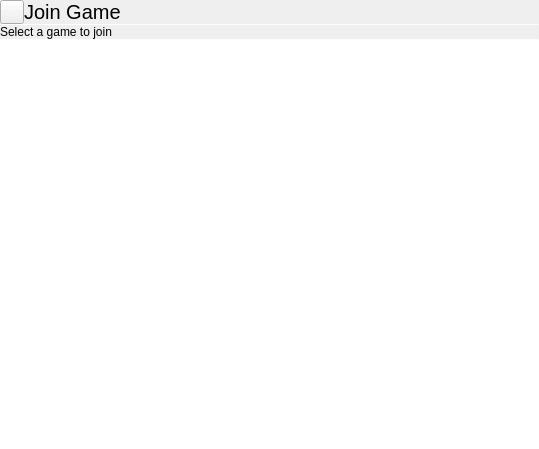
<?xml version="1.0" encoding="UTF-8"?>
<ui version="4.0">
 <class>OnlineJoinScreen</class>
 <widget class="QWidget" name="OnlineJoinScreen">
  <property name="geometry">
   <rect>
    <x>0</x>
    <y>0</y>
    <width>539</width>
    <height>449</height>
   </rect>
  </property>
  <property name="windowTitle">
   <string notr="true">Form</string>
  </property>
  <layout class="QVBoxLayout" name="verticalLayout">
   <property name="spacing">
    <number>0</number>
   </property>
   <property name="leftMargin">
    <number>0</number>
   </property>
   <property name="topMargin">
    <number>0</number>
   </property>
   <property name="rightMargin">
    <number>0</number>
   </property>
   <property name="bottomMargin">
    <number>0</number>
   </property>
   <item>
    <layout class="QHBoxLayout" name="horizontalLayout">
     <property name="spacing">
      <number>0</number>
     </property>
     <item>
      <widget class="QToolButton" name="backButton">
       <property name="sizePolicy">
        <sizepolicy hsizetype="Preferred" vsizetype="Preferred">
         <horstretch>0</horstretch>
         <verstretch>0</verstretch>
        </sizepolicy>
       </property>
       <property name="text">
        <string/>
       </property>
       <property name="icon">
        <iconset theme="go-previous">
         <normaloff>../../theShell/statuscenter/PulseaudioPane</normaloff>../../theShell/statuscenter/PulseaudioPane</iconset>
       </property>
      </widget>
     </item>
     <item>
      <widget class="QLabel" name="label">
       <property name="sizePolicy">
        <sizepolicy hsizetype="Expanding" vsizetype="Preferred">
         <horstretch>0</horstretch>
         <verstretch>0</verstretch>
        </sizepolicy>
       </property>
       <property name="font">
        <font>
         <pointsize>15</pointsize>
        </font>
       </property>
       <property name="text">
        <string>Join Game</string>
       </property>
       <property name="margin">
        <number>9</number>
       </property>
      </widget>
     </item>
    </layout>
   </item>
   <item>
    <widget class="Line" name="line">
     <property name="maximumSize">
      <size>
       <width>16777215</width>
       <height>1</height>
      </size>
     </property>
     <property name="orientation">
      <enum>Qt::Horizontal</enum>
     </property>
    </widget>
   </item>
   <item>
    <widget class="QLabel" name="label_2">
     <property name="text">
      <string>Select a game to join</string>
     </property>
     <property name="margin">
      <number>9</number>
     </property>
    </widget>
   </item>
   <item>
    <widget class="Line" name="line_2">
     <property name="maximumSize">
      <size>
       <width>16777215</width>
       <height>1</height>
      </size>
     </property>
     <property name="orientation">
      <enum>Qt::Horizontal</enum>
     </property>
    </widget>
   </item>
   <item>
    <widget class="QListWidget" name="joinableGames">
     <property name="frameShape">
      <enum>QFrame::NoFrame</enum>
     </property>
    </widget>
   </item>
   <item>
    <widget class="GamepadHud" name="gamepadHud" native="true"/>
   </item>
  </layout>
 </widget>
 <customwidgets>
  <customwidget>
   <class>GamepadHud</class>
   <extends>QWidget</extends>
   <header location="global">gamepadhud.h</header>
   <container>1</container>
  </customwidget>
 </customwidgets>
 <resources/>
 <connections/>
</ui>
